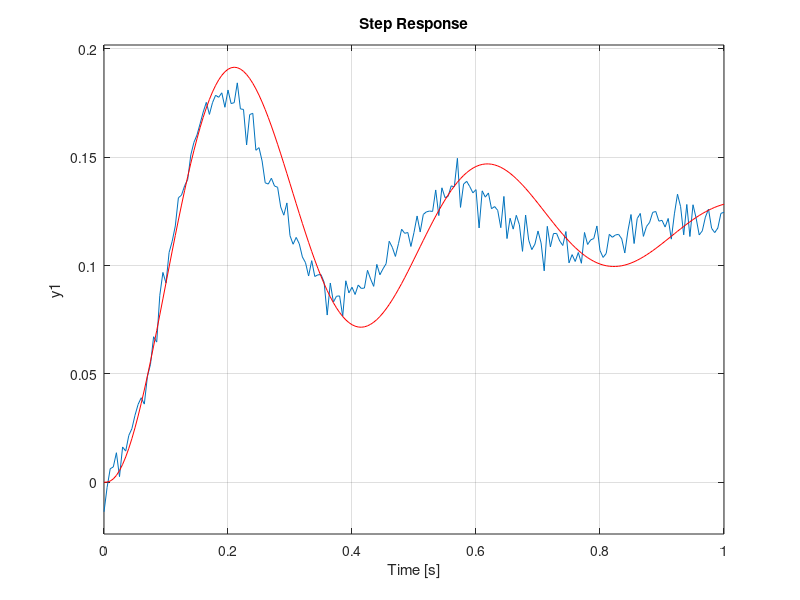

This figure's MATLAB source: (Note: this script raises an error after producing the figure.)
% Task 2
hold on 
load('SEA_speed(1).mat');
plot(t , SEA_speed)

numerator = [4674.15];
denominator = [1 168.36 988.38 39673]; % No zero at the end

sys = tf(numerator,denominator);

step(sys , t , 'r');
appx = step(sys, t , 'r');

sse(SEA_speed , appx);

hold off